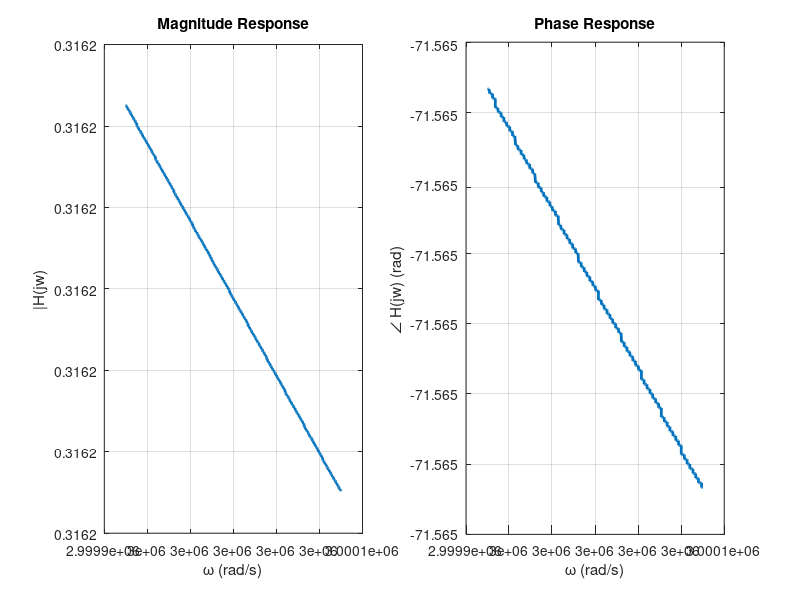

Source code (MATLAB):
H = @(s) 1 ./ (1+1e-6*s);

% w = logspace(0,7);
w = (3e6-50):1e-1:(3e6+50);
subplot(121);
% semilogx(w, abs(H(1j*w)), 'LineWidth', 2);
plot(w, abs(H(1j*w)), 'LineWidth', 2);
xlabel('\omega (rad/s)'), ylabel('|H(jw)'), title('Magnitude Response');
grid on;
subplot(122);
% semilogx(w, rad2deg(angle(H(1j*w))), 'LineWidth', 2);
plot(w, rad2deg(angle(H(1j*w))), 'LineWidth', 2);
xlabel('\omega (rad/s)'), ylabel('\angle H(jw) (rad)'), title('Phase Response');
grid on;
